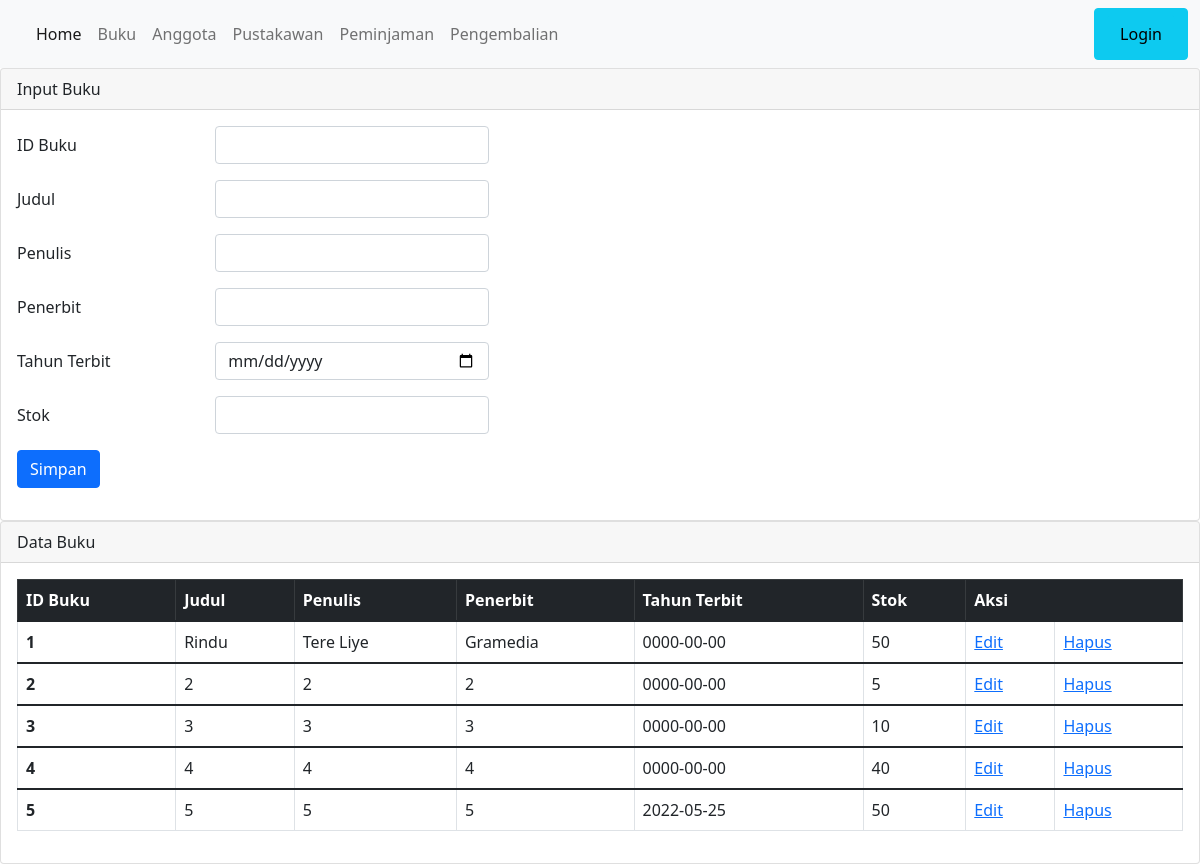
The app's page /buku.php with its own data.
### tables this page shows
CREATE TABLE `buku` (
  `id_buku` varchar(5) NOT NULL,
  `judul` varchar(100) NOT NULL,
  `penulis` varchar(50) NOT NULL,
  `penerbit` varchar(50) NOT NULL,
  `tahun_terbit` date NOT NULL,
  `stok` int(5) NOT NULL
);

### buku.php (the view, shortened to what this page needs)
<?php
include "index.php";
include "koneksi.php";
?>
<div class="card">
    <div class="card-header">
        Input Buku
    </div>
    <div class="card-body">
        <form action="" method="POST">
            <div class="mb-3 row">
                <label class="col-sm-2 col-form-label"> ID Buku </label>
                <div class="col-sm-3">
                    <input type="text" class="form-control" name="id_buku">
                </div>
            </div>
            <div class="mb-3 row">
                <label class="col-sm-2 col-form-label"> Judul </label>
                <div class="col-sm-3">
                    <input type="text" class="form-control" name="judul">
                </div>
            </div>
            <div class="mb-3 row">
                <label class="col-sm-2 col-form-label"> Penulis </label>
                <div class="col-sm-3">
                    <input type="text" class="form-control" name="penulis">
                </div>
            </div>
            <div class="mb-3 row">
                <label class="col-sm-2 col-form-label"> Penerbit </label>
                <div class="col-sm-3">
                    <input type="text" class="form-control" name="penerbit">
                </div>
            </div>
            <div class="mb-3 row">
                <label class="col-sm-2 col-form-label"> Tahun Terbit </label>
                <div class="col-sm-3">
                    <input type="date" class="form-control" name="tahun_terbit">
                </div>
            </div>
            <div class="mb-3 row">
                <label class="col-sm-2 col-form-label"> Stok </label>
                <div class="col-sm-3">
                    <input type="number" class="form-control" name="stok">
                </div>
            </div>
            <div class="mb-3 row">
                <div class="col-sm-3">
                    <input type="submit" class="btn btn-primary" value="Simpan" name="simpan">
                </div>
            </div>
        </form>
    </div>
</div>
<div class="card">
    <div class="card-header">
        Data Buku
    </div>
    <div class="card-body">
        <table class="table table-bordered">
            <thead class="table-dark">
                <tr>
                    <th scope="col">ID Buku</th>
                    <th scope="col">Judul</th>
                    <th scope="col">Penulis</th>
                    <th scope="col">Penerbit</th>
                    <th scope="col">Tahun Terbit</th>
                    <th scope="col">Stok</th>
                    <th scope="col" colspan="2">Aksi</th>
                </tr>
            </thead>
            <?php
            $query = mysqli_query($koneksi, "SELECT * FROM buku");
            while ($data = mysqli_fetch_array($query)) {
                echo '
                <tbody>
                <tr>
                    <th scope="row"> ' . $data['id_buku'] . ' </th>
                    <td>' . $data['judul'] . '</td>
                    <td>' . $data['penulis'] . '</td>
                    <td>' . $data['penerbit'] . '</td>
                    <td>' . $data['tahun_terbit'] . '</td>
                    <td>' . $data['stok'] . '</td>
                    <td><a href = "edit_buku.php?id_buku=' . $data['id_buku'] . '">Edit</a></td>
                    <td><a href = "hapus_buku.php?id_buku=' . $data['id_buku'] . '">Hapus</a></td>
                </tr>
            </tbody>
                ';
            }
            ?>
        </table>
    </div>
</div>

### index.php (shortened to what this page needs)
<!DOCTYPE html>
<html lang="en">
<head>
    <link href="css/bootstrap.min.css" rel="stylesheet">
</head>
<body>
    <nav class="navbar navbar-expand-lg navbar-light bg-light">
        <div class="container-fluid">
            <div class="collapse navbar-collapse" id="navbarNav">
                <ul class="navbar-nav">
                    <li class="nav-item">
                        <a class="nav-link active" aria-current="page" href="#">Home</a>
                    </li>
                    <li class="nav-item">
                        <a class="nav-link" href="buku.php">Buku</a>
                    </li>
                    <li class="nav-item">
                        <a class="nav-link" href="anggota.php">Anggota</a>
                    </li>
                    <li class="nav-item">
                        <a class="nav-link" href="pustakawan.php">Pustakawan</a>
                    </li>
                    <li class="nav-item">
                        <a class="nav-link" href="peminjaman.php">Peminjaman</a>
                    </li>
                    <li class="nav-item">
                        <a class="nav-link" href="pengembalian.php">Pengembalian</a>
                    </li>
                </ul>
                <ul class="navbar-nav flex-row flex-wrap ms-md-auto">
                    <li class="btn btn-info">
                        <a class="btn btn-info" href="#">Login</a>
                    </li>
                </ul>
            </div>
        </div>
    </nav>
</body>
</html>

### records on screen
buku: id_buku "1", judul "Rindu", penulis "Tere Liye", penerbit "Gramedia", tahun_terbit "0000-00-00", stok "50"
buku: id_buku "2", judul "2", penulis "2", penerbit "2", tahun_terbit "0000-00-00", stok "5"
buku: id_buku "3", judul "3", penulis "3", penerbit "3", tahun_terbit "0000-00-00", stok "10"
buku: id_buku "4", judul "4", penulis "4", penerbit "4", tahun_terbit "0000-00-00", stok "40"
buku: id_buku "5", judul "5", penulis "5", penerbit "5", tahun_terbit "2022-05-25", stok "50"
